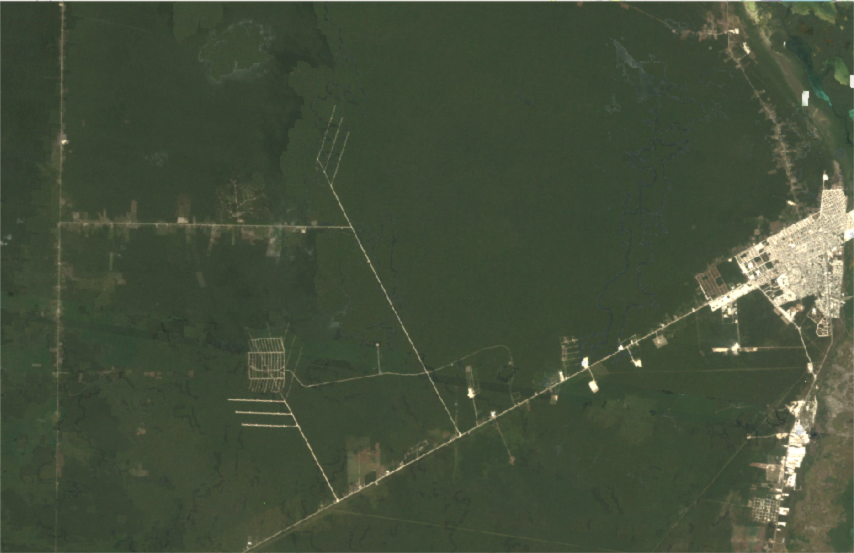
#> input picture module03-histograms-and-color-segmentation/Applications/Images/1985.png, 1708 x 1106 px (shown at 1/2 size); its folder holds only this picture in this run
$ jupyter execute --allow-errors ColorSegmentation02.ipynb   (shell and % lines are left out)
#> lines starting #> are read from the running program, lines starting #| are printed output that depends on the picture
[cell 1]
import cv2
import glob
import numpy as np
import matplotlib.pyplot as plt
plt.rcParams['image.cmap'] = 'gray'

[cell 2]
# Reading first screenshot.
folder_path = '../module03-histograms-and-color-segmentation/Applications/Images/'
image1 = cv2.imread(f'{folder_path}1985.png')
#> image1 is the input picture: shape (1106, 1708, 3); mean B, G, R 58.6, 79.3, 68.7
image2 = cv2.imread(f'{folder_path}1993.png')
image3 = cv2.imread(f'{folder_path}2001.png')
image4 = cv2.imread(f'{folder_path}2011.png')


fig = plt.figure(figsize=[20, 10])

ax = fig.add_subplot(2, 2, 1)
ax.set_title('1985')
plt.imshow(image1[:, :, ::-1])

ax = fig.add_subplot(2, 2, 2)
ax.set_title('1993')
#> (the rest of this cell did not finish here and is left out)

[cell 3]
b1, g1, r1 = cv2.split(image1)
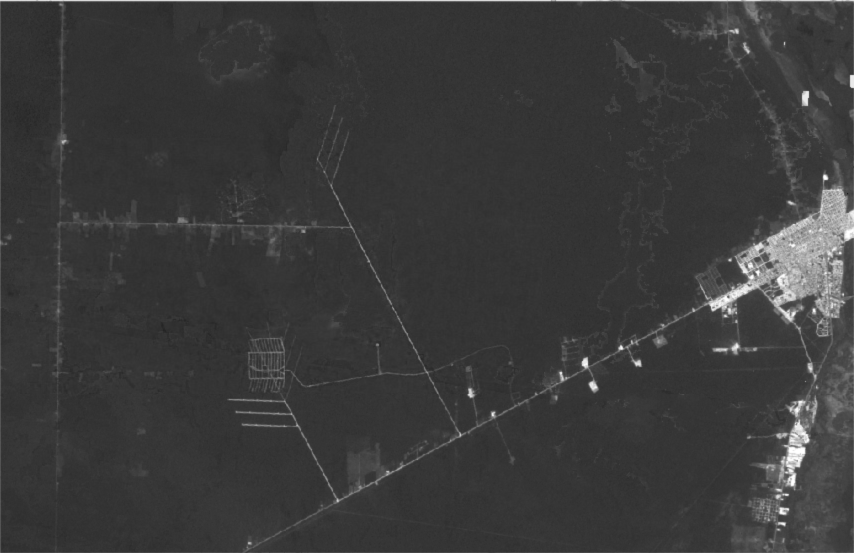
#> b1: shape (1106, 1708) (shown at 1/2 size); min 28, max 255, mean 58.6
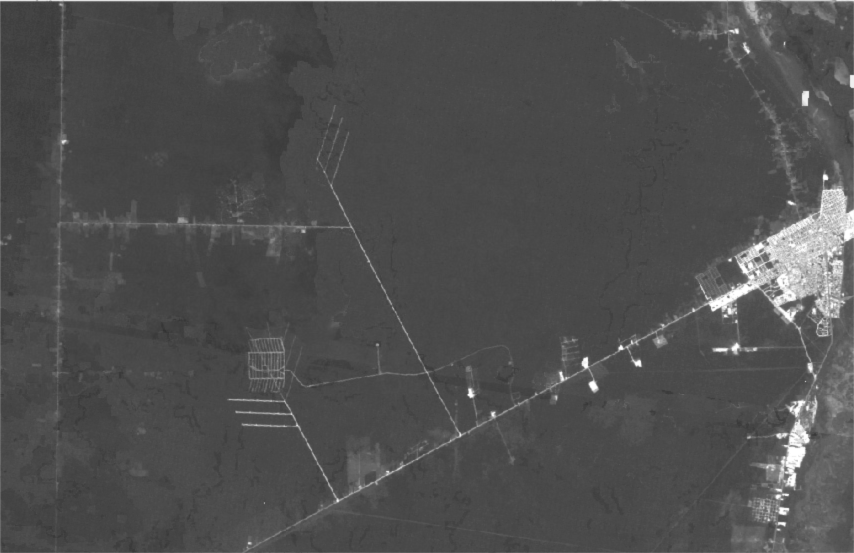
#> g1: shape (1106, 1708) (shown at 1/2 size); min 49, max 255, mean 79.3
#> (the rest of this cell did not finish here and is left out)

[cell 4]
def draw_image_histogram_bgr(image, title = '', yscale = 'linear'):
    """Utility to plot bgr histograms for all color channels independently."""
#> called with title = '1985', yscale = 'linear'
    histB = cv2.calcHist([image], [0], None, [256], [0, 255])
#> histB = 256 values, max 279030 at index 53, min 0 at index 0, mean 7377.7
    histG = cv2.calcHist([image], [1], None, [256], [0, 255])
#> histG = 256 values, max 238306 at index 73, min 0 at index 0, mean 7369.1
    histR = cv2.calcHist([image], [2], None, [256], [0, 255])
#> histR = 256 values, max 174273 at index 61, min 0 at index 0, mean 7363.3

    # Plot the histograms for each channel.
    fig = plt.figure(figsize = [20, 5])
    fig.suptitle(title)

    ax = fig.add_subplot(1, 3, 1)
    ax.set_yscale(yscale)
    plt.plot(histB, color = 'b', label = 'Blue')
    ax.grid()
    ax.legend()

    ax = fig.add_subplot(1, 3, 2)
    ax.set_yscale(yscale)
    plt.plot(histG, color = 'g', label = 'Green')
    ax.grid()
    ax.legend()

    ax = fig.add_subplot(1, 3, 3)
    ax.set_yscale(yscale)
    plt.plot(histR, color = 'r', label = 'Red')
    ax.grid()
    ax.legend()

    plt.show()
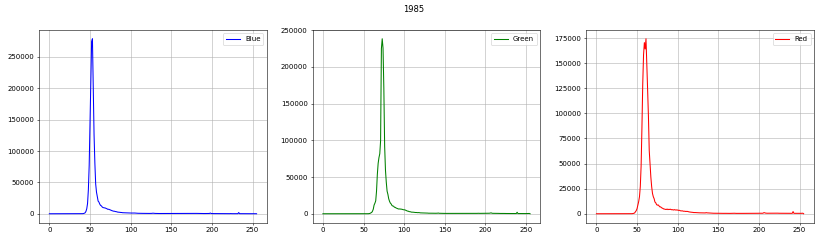
#> figure drawn by matplotlib, 3 panels; panel 1: curve peaks at x = 53, y = 279030; panel 2: curve peaks at x = 73, y = 238306; panel 3: curve peaks at x = 61, y = 174273

# Calculate and draw the histograms for the images.
draw_image_histogram_bgr(image1, '1985')
#> (the rest of this cell did not finish here and is left out)


[cell 5]
# Display the Log plots.
draw_image_histogram_bgr(image1,'1985 - Log Plot', 'log')
#> call 3 of draw_image_histogram_bgr, with title = '1985 - Log Plot', yscale = 'log'
#> in draw_image_histogram_bgr (call 3), `plt.show()`:
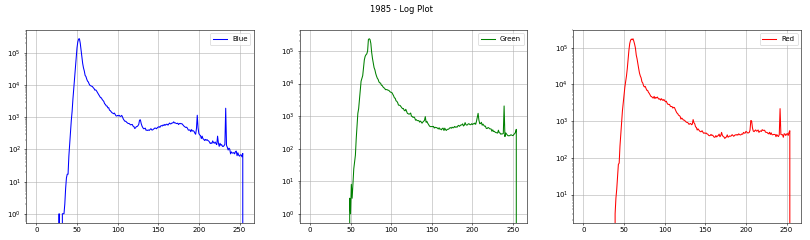
#> figure drawn by matplotlib, 3 panels; panel 1: curve peaks at x = 53, y = 279030; panel 2: curve peaks at x = 73, y = 238306; panel 3: curve peaks at x = 61, y = 174273
#> (the rest of this cell did not finish here and is left out)
